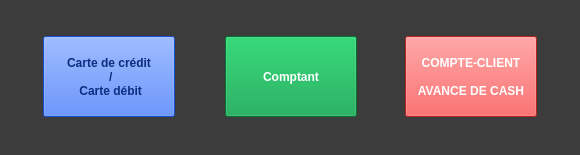
<?xml version="1.0" encoding="UTF-8"?>
<ui version="4.0">
 <class>YerithPOSVenteMethodePaiementDialog</class>
 <widget class="QDialog" name="YerithPOSVenteMethodePaiementDialog">
  <property name="windowModality">
   <enum>Qt::WindowModal</enum>
  </property>
  <property name="geometry">
   <rect>
    <x>0</x>
    <y>0</y>
    <width>580</width>
    <height>155</height>
   </rect>
  </property>
  <property name="palette">
   <palette>
    <active>
     <colorrole role="WindowText">
      <brush brushstyle="SolidPattern">
       <color alpha="255">
        <red>255</red>
        <green>255</green>
        <blue>255</blue>
       </color>
      </brush>
     </colorrole>
     <colorrole role="Button">
      <brush brushstyle="SolidPattern">
       <color alpha="255">
        <red>60</red>
        <green>60</green>
        <blue>60</blue>
       </color>
      </brush>
     </colorrole>
     <colorrole role="Light">
      <brush brushstyle="SolidPattern">
       <color alpha="255">
        <red>90</red>
        <green>90</green>
        <blue>90</blue>
       </color>
      </brush>
     </colorrole>
     <colorrole role="Midlight">
      <brush brushstyle="SolidPattern">
       <color alpha="255">
        <red>75</red>
        <green>75</green>
        <blue>75</blue>
       </color>
      </brush>
     </colorrole>
     <colorrole role="Dark">
      <brush brushstyle="SolidPattern">
       <color alpha="255">
        <red>30</red>
        <green>30</green>
        <blue>30</blue>
       </color>
      </brush>
     </colorrole>
     <colorrole role="Mid">
      <brush brushstyle="SolidPattern">
       <color alpha="255">
        <red>40</red>
        <green>40</green>
        <blue>40</blue>
       </color>
      </brush>
     </colorrole>
     <colorrole role="Text">
      <brush brushstyle="SolidPattern">
       <color alpha="255">
        <red>255</red>
        <green>255</green>
        <blue>255</blue>
       </color>
      </brush>
     </colorrole>
     <colorrole role="BrightText">
      <brush brushstyle="SolidPattern">
       <color alpha="255">
        <red>255</red>
        <green>255</green>
        <blue>255</blue>
       </color>
      </brush>
     </colorrole>
     <colorrole role="ButtonText">
      <brush brushstyle="SolidPattern">
       <color alpha="255">
        <red>255</red>
        <green>255</green>
        <blue>255</blue>
       </color>
      </brush>
     </colorrole>
     <colorrole role="Base">
      <brush brushstyle="SolidPattern">
       <color alpha="255">
        <red>0</red>
        <green>0</green>
        <blue>0</blue>
       </color>
      </brush>
     </colorrole>
     <colorrole role="Window">
      <brush brushstyle="SolidPattern">
       <color alpha="255">
        <red>60</red>
        <green>60</green>
        <blue>60</blue>
       </color>
      </brush>
     </colorrole>
     <colorrole role="Shadow">
      <brush brushstyle="SolidPattern">
       <color alpha="255">
        <red>0</red>
        <green>0</green>
        <blue>0</blue>
       </color>
      </brush>
     </colorrole>
     <colorrole role="AlternateBase">
      <brush brushstyle="SolidPattern">
       <color alpha="255">
        <red>30</red>
        <green>30</green>
        <blue>30</blue>
       </color>
      </brush>
     </colorrole>
     <colorrole role="ToolTipBase">
      <brush brushstyle="SolidPattern">
       <color alpha="255">
        <red>255</red>
        <green>255</green>
        <blue>220</blue>
       </color>
      </brush>
     </colorrole>
     <colorrole role="ToolTipText">
      <brush brushstyle="SolidPattern">
       <color alpha="255">
        <red>0</red>
        <green>0</green>
        <blue>0</blue>
       </color>
      </brush>
     </colorrole>
     <colorrole role="PlaceholderText">
      <brush brushstyle="NoBrush">
       <color alpha="128">
        <red>255</red>
        <green>255</green>
        <blue>255</blue>
       </color>
      </brush>
     </colorrole>
    </active>
    <inactive>
     <colorrole role="WindowText">
      <brush brushstyle="SolidPattern">
       <color alpha="255">
        <red>255</red>
        <green>255</green>
        <blue>255</blue>
       </color>
      </brush>
     </colorrole>
     <colorrole role="Button">
      <brush brushstyle="SolidPattern">
       <color alpha="255">
        <red>60</red>
        <green>60</green>
        <blue>60</blue>
       </color>
      </brush>
     </colorrole>
     <colorrole role="Light">
      <brush brushstyle="SolidPattern">
       <color alpha="255">
        <red>90</red>
        <green>90</green>
        <blue>90</blue>
       </color>
      </brush>
     </colorrole>
     <colorrole role="Midlight">
      <brush brushstyle="SolidPattern">
       <color alpha="255">
        <red>75</red>
        <green>75</green>
        <blue>75</blue>
       </color>
      </brush>
     </colorrole>
     <colorrole role="Dark">
      <brush brushstyle="SolidPattern">
       <color alpha="255">
        <red>30</red>
        <green>30</green>
        <blue>30</blue>
       </color>
      </brush>
     </colorrole>
     <colorrole role="Mid">
      <brush brushstyle="SolidPattern">
       <color alpha="255">
        <red>40</red>
        <green>40</green>
        <blue>40</blue>
       </color>
      </brush>
     </colorrole>
     <colorrole role="Text">
      <brush brushstyle="SolidPattern">
       <color alpha="255">
        <red>255</red>
        <green>255</green>
        <blue>255</blue>
       </color>
      </brush>
     </colorrole>
     <colorrole role="BrightText">
      <brush brushstyle="SolidPattern">
       <color alpha="255">
        <red>255</red>
        <green>255</green>
        <blue>255</blue>
       </color>
      </brush>
     </colorrole>
     <colorrole role="ButtonText">
      <brush brushstyle="SolidPattern">
       <color alpha="255">
        <red>255</red>
        <green>255</green>
        <blue>255</blue>
       </color>
      </brush>
     </colorrole>
     <colorrole role="Base">
      <brush brushstyle="SolidPattern">
       <color alpha="255">
        <red>0</red>
        <green>0</green>
        <blue>0</blue>
       </color>
      </brush>
     </colorrole>
     <colorrole role="Window">
      <brush brushstyle="SolidPattern">
       <color alpha="255">
        <red>60</red>
        <green>60</green>
        <blue>60</blue>
       </color>
      </brush>
     </colorrole>
     <colorrole role="Shadow">
      <brush brushstyle="SolidPattern">
       <color alpha="255">
        <red>0</red>
        <green>0</green>
        <blue>0</blue>
       </color>
      </brush>
     </colorrole>
     <colorrole role="AlternateBase">
      <brush brushstyle="SolidPattern">
       <color alpha="255">
        <red>30</red>
        <green>30</green>
        <blue>30</blue>
       </color>
      </brush>
     </colorrole>
     <colorrole role="ToolTipBase">
      <brush brushstyle="SolidPattern">
       <color alpha="255">
        <red>255</red>
        <green>255</green>
        <blue>220</blue>
       </color>
      </brush>
     </colorrole>
     <colorrole role="ToolTipText">
      <brush brushstyle="SolidPattern">
       <color alpha="255">
        <red>0</red>
        <green>0</green>
        <blue>0</blue>
       </color>
      </brush>
     </colorrole>
     <colorrole role="PlaceholderText">
      <brush brushstyle="NoBrush">
       <color alpha="128">
        <red>255</red>
        <green>255</green>
        <blue>255</blue>
       </color>
      </brush>
     </colorrole>
    </inactive>
    <disabled>
     <colorrole role="WindowText">
      <brush brushstyle="SolidPattern">
       <color alpha="255">
        <red>30</red>
        <green>30</green>
        <blue>30</blue>
       </color>
      </brush>
     </colorrole>
     <colorrole role="Button">
      <brush brushstyle="SolidPattern">
       <color alpha="255">
        <red>60</red>
        <green>60</green>
        <blue>60</blue>
       </color>
      </brush>
     </colorrole>
     <colorrole role="Light">
      <brush brushstyle="SolidPattern">
       <color alpha="255">
        <red>90</red>
        <green>90</green>
        <blue>90</blue>
       </color>
      </brush>
     </colorrole>
     <colorrole role="Midlight">
      <brush brushstyle="SolidPattern">
       <color alpha="255">
        <red>75</red>
        <green>75</green>
        <blue>75</blue>
       </color>
      </brush>
     </colorrole>
     <colorrole role="Dark">
      <brush brushstyle="SolidPattern">
       <color alpha="255">
        <red>30</red>
        <green>30</green>
        <blue>30</blue>
       </color>
      </brush>
     </colorrole>
     <colorrole role="Mid">
      <brush brushstyle="SolidPattern">
       <color alpha="255">
        <red>40</red>
        <green>40</green>
        <blue>40</blue>
       </color>
      </brush>
     </colorrole>
     <colorrole role="Text">
      <brush brushstyle="SolidPattern">
       <color alpha="255">
        <red>30</red>
        <green>30</green>
        <blue>30</blue>
       </color>
      </brush>
     </colorrole>
     <colorrole role="BrightText">
      <brush brushstyle="SolidPattern">
       <color alpha="255">
        <red>255</red>
        <green>255</green>
        <blue>255</blue>
       </color>
      </brush>
     </colorrole>
     <colorrole role="ButtonText">
      <brush brushstyle="SolidPattern">
       <color alpha="255">
        <red>30</red>
        <green>30</green>
        <blue>30</blue>
       </color>
      </brush>
     </colorrole>
     <colorrole role="Base">
      <brush brushstyle="SolidPattern">
       <color alpha="255">
        <red>60</red>
        <green>60</green>
        <blue>60</blue>
       </color>
      </brush>
     </colorrole>
     <colorrole role="Window">
      <brush brushstyle="SolidPattern">
       <color alpha="255">
        <red>60</red>
        <green>60</green>
        <blue>60</blue>
       </color>
      </brush>
     </colorrole>
     <colorrole role="Shadow">
      <brush brushstyle="SolidPattern">
       <color alpha="255">
        <red>0</red>
        <green>0</green>
        <blue>0</blue>
       </color>
      </brush>
     </colorrole>
     <colorrole role="AlternateBase">
      <brush brushstyle="SolidPattern">
       <color alpha="255">
        <red>60</red>
        <green>60</green>
        <blue>60</blue>
       </color>
      </brush>
     </colorrole>
     <colorrole role="ToolTipBase">
      <brush brushstyle="SolidPattern">
       <color alpha="255">
        <red>255</red>
        <green>255</green>
        <blue>220</blue>
       </color>
      </brush>
     </colorrole>
     <colorrole role="ToolTipText">
      <brush brushstyle="SolidPattern">
       <color alpha="255">
        <red>0</red>
        <green>0</green>
        <blue>0</blue>
       </color>
      </brush>
     </colorrole>
     <colorrole role="PlaceholderText">
      <brush brushstyle="NoBrush">
       <color alpha="128">
        <red>255</red>
        <green>255</green>
        <blue>255</blue>
       </color>
      </brush>
     </colorrole>
    </disabled>
   </palette>
  </property>
  <property name="windowTitle">
   <string>Méthodes de Paiement</string>
  </property>
  <widget class="YerithPushButton" name="pushButton_comptant">
   <property name="enabled">
    <bool>true</bool>
   </property>
   <property name="geometry">
    <rect>
     <x>225</x>
     <y>36</y>
     <width>132</width>
     <height>81</height>
    </rect>
   </property>
   <property name="palette">
    <palette>
     <active>
      <colorrole role="WindowText">
       <brush brushstyle="SolidPattern">
        <color alpha="255">
         <red>255</red>
         <green>255</green>
         <blue>255</blue>
        </color>
       </brush>
      </colorrole>
      <colorrole role="Button">
       <brush brushstyle="SolidPattern">
        <color alpha="255">
         <red>2</red>
         <green>160</green>
         <blue>70</blue>
        </color>
       </brush>
      </colorrole>
      <colorrole role="Light">
       <brush brushstyle="SolidPattern">
        <color alpha="255">
         <red>3</red>
         <green>240</green>
         <blue>105</blue>
        </color>
       </brush>
      </colorrole>
      <colorrole role="Midlight">
       <brush brushstyle="SolidPattern">
        <color alpha="255">
         <red>2</red>
         <green>200</green>
         <blue>87</blue>
        </color>
       </brush>
      </colorrole>
      <colorrole role="Dark">
       <brush brushstyle="SolidPattern">
        <color alpha="255">
         <red>1</red>
         <green>80</green>
         <blue>35</blue>
        </color>
       </brush>
      </colorrole>
      <colorrole role="Mid">
       <brush brushstyle="SolidPattern">
        <color alpha="255">
         <red>1</red>
         <green>107</green>
         <blue>46</blue>
        </color>
       </brush>
      </colorrole>
      <colorrole role="Text">
       <brush brushstyle="SolidPattern">
        <color alpha="255">
         <red>255</red>
         <green>255</green>
         <blue>255</blue>
        </color>
       </brush>
      </colorrole>
      <colorrole role="BrightText">
       <brush brushstyle="SolidPattern">
        <color alpha="255">
         <red>255</red>
         <green>255</green>
         <blue>255</blue>
        </color>
       </brush>
      </colorrole>
      <colorrole role="ButtonText">
       <brush brushstyle="SolidPattern">
        <color alpha="255">
         <red>255</red>
         <green>255</green>
         <blue>255</blue>
        </color>
       </brush>
      </colorrole>
      <colorrole role="Base">
       <brush brushstyle="SolidPattern">
        <color alpha="255">
         <red>255</red>
         <green>255</green>
         <blue>255</blue>
        </color>
       </brush>
      </colorrole>
      <colorrole role="Window">
       <brush brushstyle="SolidPattern">
        <color alpha="255">
         <red>2</red>
         <green>160</green>
         <blue>70</blue>
        </color>
       </brush>
      </colorrole>
      <colorrole role="Shadow">
       <brush brushstyle="SolidPattern">
        <color alpha="255">
         <red>0</red>
         <green>0</green>
         <blue>0</blue>
        </color>
       </brush>
      </colorrole>
      <colorrole role="AlternateBase">
       <brush brushstyle="SolidPattern">
        <color alpha="255">
         <red>128</red>
         <green>207</green>
         <blue>162</blue>
        </color>
       </brush>
      </colorrole>
      <colorrole role="ToolTipBase">
       <brush brushstyle="SolidPattern">
        <color alpha="255">
         <red>255</red>
         <green>255</green>
         <blue>220</blue>
        </color>
       </brush>
      </colorrole>
      <colorrole role="ToolTipText">
       <brush brushstyle="SolidPattern">
        <color alpha="255">
         <red>0</red>
         <green>0</green>
         <blue>0</blue>
        </color>
       </brush>
      </colorrole>
      <colorrole role="PlaceholderText">
       <brush brushstyle="NoBrush">
        <color alpha="128">
         <red>255</red>
         <green>255</green>
         <blue>255</blue>
        </color>
       </brush>
      </colorrole>
     </active>
     <inactive>
      <colorrole role="WindowText">
       <brush brushstyle="SolidPattern">
        <color alpha="255">
         <red>255</red>
         <green>255</green>
         <blue>255</blue>
        </color>
       </brush>
      </colorrole>
      <colorrole role="Button">
       <brush brushstyle="SolidPattern">
        <color alpha="255">
         <red>2</red>
         <green>160</green>
         <blue>70</blue>
        </color>
       </brush>
      </colorrole>
      <colorrole role="Light">
       <brush brushstyle="SolidPattern">
        <color alpha="255">
         <red>3</red>
         <green>240</green>
         <blue>105</blue>
        </color>
       </brush>
      </colorrole>
      <colorrole role="Midlight">
       <brush brushstyle="SolidPattern">
        <color alpha="255">
         <red>2</red>
         <green>200</green>
         <blue>87</blue>
        </color>
       </brush>
      </colorrole>
      <colorrole role="Dark">
       <brush brushstyle="SolidPattern">
        <color alpha="255">
         <red>1</red>
         <green>80</green>
         <blue>35</blue>
        </color>
       </brush>
      </colorrole>
      <colorrole role="Mid">
       <brush brushstyle="SolidPattern">
        <color alpha="255">
         <red>1</red>
         <green>107</green>
         <blue>46</blue>
        </color>
       </brush>
      </colorrole>
      <colorrole role="Text">
       <brush brushstyle="SolidPattern">
        <color alpha="255">
         <red>255</red>
         <green>255</green>
         <blue>255</blue>
        </color>
       </brush>
      </colorrole>
      <colorrole role="BrightText">
       <brush brushstyle="SolidPattern">
        <color alpha="255">
         <red>255</red>
         <green>255</green>
         <blue>255</blue>
        </color>
       </brush>
      </colorrole>
      <colorrole role="ButtonText">
       <brush brushstyle="SolidPattern">
        <color alpha="255">
         <red>255</red>
         <green>255</green>
         <blue>255</blue>
        </color>
       </brush>
      </colorrole>
      <colorrole role="Base">
       <brush brushstyle="SolidPattern">
        <color alpha="255">
         <red>255</red>
         <green>255</green>
         <blue>255</blue>
        </color>
       </brush>
      </colorrole>
      <colorrole role="Window">
       <brush brushstyle="SolidPattern">
        <color alpha="255">
         <red>2</red>
         <green>160</green>
         <blue>70</blue>
        </color>
       </brush>
      </colorrole>
      <colorrole role="Shadow">
       <brush brushstyle="SolidPattern">
        <color alpha="255">
         <red>0</red>
         <green>0</green>
         <blue>0</blue>
        </color>
       </brush>
      </colorrole>
      <colorrole role="AlternateBase">
       <brush brushstyle="SolidPattern">
        <color alpha="255">
         <red>128</red>
         <green>207</green>
         <blue>162</blue>
        </color>
       </brush>
      </colorrole>
      <colorrole role="ToolTipBase">
       <brush brushstyle="SolidPattern">
        <color alpha="255">
         <red>255</red>
         <green>255</green>
         <blue>220</blue>
        </color>
       </brush>
      </colorrole>
      <colorrole role="ToolTipText">
       <brush brushstyle="SolidPattern">
        <color alpha="255">
         <red>0</red>
         <green>0</green>
         <blue>0</blue>
        </color>
       </brush>
      </colorrole>
      <colorrole role="PlaceholderText">
       <brush brushstyle="NoBrush">
        <color alpha="128">
         <red>255</red>
         <green>255</green>
         <blue>255</blue>
        </color>
       </brush>
      </colorrole>
     </inactive>
     <disabled>
      <colorrole role="WindowText">
       <brush brushstyle="SolidPattern">
        <color alpha="255">
         <red>1</red>
         <green>80</green>
         <blue>35</blue>
        </color>
       </brush>
      </colorrole>
      <colorrole role="Button">
       <brush brushstyle="SolidPattern">
        <color alpha="255">
         <red>2</red>
         <green>160</green>
         <blue>70</blue>
        </color>
       </brush>
      </colorrole>
      <colorrole role="Light">
       <brush brushstyle="SolidPattern">
        <color alpha="255">
         <red>3</red>
         <green>240</green>
         <blue>105</blue>
        </color>
       </brush>
      </colorrole>
      <colorrole role="Midlight">
       <brush brushstyle="SolidPattern">
        <color alpha="255">
         <red>2</red>
         <green>200</green>
         <blue>87</blue>
        </color>
       </brush>
      </colorrole>
      <colorrole role="Dark">
       <brush brushstyle="SolidPattern">
        <color alpha="255">
         <red>1</red>
         <green>80</green>
         <blue>35</blue>
        </color>
       </brush>
      </colorrole>
      <colorrole role="Mid">
       <brush brushstyle="SolidPattern">
        <color alpha="255">
         <red>1</red>
         <green>107</green>
         <blue>46</blue>
        </color>
       </brush>
      </colorrole>
      <colorrole role="Text">
       <brush brushstyle="SolidPattern">
        <color alpha="255">
         <red>1</red>
         <green>80</green>
         <blue>35</blue>
        </color>
       </brush>
      </colorrole>
      <colorrole role="BrightText">
       <brush brushstyle="SolidPattern">
        <color alpha="255">
         <red>255</red>
         <green>255</green>
         <blue>255</blue>
        </color>
       </brush>
      </colorrole>
      <colorrole role="ButtonText">
       <brush brushstyle="SolidPattern">
        <color alpha="255">
         <red>1</red>
         <green>80</green>
         <blue>35</blue>
        </color>
       </brush>
      </colorrole>
      <colorrole role="Base">
       <brush brushstyle="SolidPattern">
        <color alpha="255">
         <red>2</red>
         <green>160</green>
         <blue>70</blue>
        </color>
       </brush>
      </colorrole>
      <colorrole role="Window">
       <brush brushstyle="SolidPattern">
        <color alpha="255">
         <red>2</red>
         <green>160</green>
         <blue>70</blue>
        </color>
       </brush>
      </colorrole>
      <colorrole role="Shadow">
       <brush brushstyle="SolidPattern">
        <color alpha="255">
         <red>0</red>
         <green>0</green>
         <blue>0</blue>
        </color>
       </brush>
      </colorrole>
      <colorrole role="AlternateBase">
       <brush brushstyle="SolidPattern">
        <color alpha="255">
         <red>2</red>
         <green>160</green>
         <blue>70</blue>
        </color>
       </brush>
      </colorrole>
      <colorrole role="ToolTipBase">
       <brush brushstyle="SolidPattern">
        <color alpha="255">
         <red>255</red>
         <green>255</green>
         <blue>220</blue>
        </color>
       </brush>
      </colorrole>
      <colorrole role="ToolTipText">
       <brush brushstyle="SolidPattern">
        <color alpha="255">
         <red>0</red>
         <green>0</green>
         <blue>0</blue>
        </color>
       </brush>
      </colorrole>
      <colorrole role="PlaceholderText">
       <brush brushstyle="NoBrush">
        <color alpha="128">
         <red>255</red>
         <green>255</green>
         <blue>255</blue>
        </color>
       </brush>
      </colorrole>
     </disabled>
    </palette>
   </property>
   <property name="font">
    <font>
     <weight>75</weight>
     <bold>true</bold>
     <underline>false</underline>
     <strikeout>false</strikeout>
    </font>
   </property>
   <property name="text">
    <string>Comptant</string>
   </property>
   <property name="autoDefault">
    <bool>false</bool>
   </property>
   <property name="flat">
    <bool>false</bool>
   </property>
  </widget>
  <widget class="YerithPushButton" name="pushButton_carte_de_credit">
   <property name="enabled">
    <bool>false</bool>
   </property>
   <property name="geometry">
    <rect>
     <x>43</x>
     <y>36</y>
     <width>132</width>
     <height>81</height>
    </rect>
   </property>
   <property name="palette">
    <palette>
     <active>
      <colorrole role="WindowText">
       <brush brushstyle="SolidPattern">
        <color alpha="255">
         <red>255</red>
         <green>255</green>
         <blue>255</blue>
        </color>
       </brush>
      </colorrole>
      <colorrole role="Button">
       <brush brushstyle="SolidPattern">
        <color alpha="255">
         <red>27</red>
         <green>93</green>
         <blue>255</blue>
        </color>
       </brush>
      </colorrole>
      <colorrole role="Light">
       <brush brushstyle="SolidPattern">
        <color alpha="255">
         <red>155</red>
         <green>184</green>
         <blue>255</blue>
        </color>
       </brush>
      </colorrole>
      <colorrole role="Midlight">
       <brush brushstyle="SolidPattern">
        <color alpha="255">
         <red>91</red>
         <green>138</green>
         <blue>255</blue>
        </color>
       </brush>
      </colorrole>
      <colorrole role="Dark">
       <brush brushstyle="SolidPattern">
        <color alpha="255">
         <red>13</red>
         <green>46</green>
         <blue>127</blue>
        </color>
       </brush>
      </colorrole>
      <colorrole role="Mid">
       <brush brushstyle="SolidPattern">
        <color alpha="255">
         <red>18</red>
         <green>62</green>
         <blue>170</blue>
        </color>
       </brush>
      </colorrole>
      <colorrole role="Text">
       <brush brushstyle="SolidPattern">
        <color alpha="255">
         <red>255</red>
         <green>255</green>
         <blue>255</blue>
        </color>
       </brush>
      </colorrole>
      <colorrole role="BrightText">
       <brush brushstyle="SolidPattern">
        <color alpha="255">
         <red>255</red>
         <green>255</green>
         <blue>255</blue>
        </color>
       </brush>
      </colorrole>
      <colorrole role="ButtonText">
       <brush brushstyle="SolidPattern">
        <color alpha="255">
         <red>255</red>
         <green>255</green>
         <blue>255</blue>
        </color>
       </brush>
      </colorrole>
      <colorrole role="Base">
       <brush brushstyle="SolidPattern">
        <color alpha="255">
         <red>255</red>
         <green>255</green>
         <blue>255</blue>
        </color>
       </brush>
      </colorrole>
      <colorrole role="Window">
       <brush brushstyle="SolidPattern">
        <color alpha="255">
         <red>27</red>
         <green>93</green>
         <blue>255</blue>
        </color>
       </brush>
      </colorrole>
      <colorrole role="Shadow">
       <brush brushstyle="SolidPattern">
        <color alpha="255">
         <red>0</red>
         <green>0</green>
         <blue>0</blue>
        </color>
       </brush>
      </colorrole>
      <colorrole role="AlternateBase">
       <brush brushstyle="SolidPattern">
        <color alpha="255">
         <red>141</red>
         <green>174</green>
         <blue>255</blue>
        </color>
       </brush>
      </colorrole>
      <colorrole role="ToolTipBase">
       <brush brushstyle="SolidPattern">
        <color alpha="255">
         <red>255</red>
         <green>255</green>
         <blue>220</blue>
        </color>
       </brush>
      </colorrole>
      <colorrole role="ToolTipText">
       <brush brushstyle="SolidPattern">
        <color alpha="255">
         <red>0</red>
         <green>0</green>
         <blue>0</blue>
        </color>
       </brush>
      </colorrole>
      <colorrole role="PlaceholderText">
       <brush brushstyle="NoBrush">
        <color alpha="128">
         <red>255</red>
         <green>255</green>
         <blue>255</blue>
        </color>
       </brush>
      </colorrole>
     </active>
     <inactive>
      <colorrole role="WindowText">
       <brush brushstyle="SolidPattern">
        <color alpha="255">
         <red>255</red>
         <green>255</green>
         <blue>255</blue>
        </color>
       </brush>
      </colorrole>
      <colorrole role="Button">
       <brush brushstyle="SolidPattern">
        <color alpha="255">
         <red>27</red>
         <green>93</green>
         <blue>255</blue>
        </color>
       </brush>
      </colorrole>
      <colorrole role="Light">
       <brush brushstyle="SolidPattern">
        <color alpha="255">
         <red>155</red>
         <green>184</green>
         <blue>255</blue>
        </color>
       </brush>
      </colorrole>
      <colorrole role="Midlight">
       <brush brushstyle="SolidPattern">
        <color alpha="255">
         <red>91</red>
         <green>138</green>
         <blue>255</blue>
        </color>
       </brush>
      </colorrole>
      <colorrole role="Dark">
       <brush brushstyle="SolidPattern">
        <color alpha="255">
         <red>13</red>
         <green>46</green>
         <blue>127</blue>
        </color>
       </brush>
      </colorrole>
      <colorrole role="Mid">
       <brush brushstyle="SolidPattern">
        <color alpha="255">
         <red>18</red>
         <green>62</green>
         <blue>170</blue>
        </color>
       </brush>
      </colorrole>
      <colorrole role="Text">
       <brush brushstyle="SolidPattern">
        <color alpha="255">
         <red>255</red>
         <green>255</green>
         <blue>255</blue>
        </color>
       </brush>
      </colorrole>
      <colorrole role="BrightText">
       <brush brushstyle="SolidPattern">
        <color alpha="255">
         <red>255</red>
         <green>255</green>
         <blue>255</blue>
        </color>
       </brush>
      </colorrole>
      <colorrole role="ButtonText">
       <brush brushstyle="SolidPattern">
        <color alpha="255">
         <red>255</red>
         <green>255</green>
         <blue>255</blue>
        </color>
       </brush>
      </colorrole>
      <colorrole role="Base">
       <brush brushstyle="SolidPattern">
        <color alpha="255">
         <red>255</red>
         <green>255</green>
         <blue>255</blue>
        </color>
       </brush>
      </colorrole>
      <colorrole role="Window">
       <brush brushstyle="SolidPattern">
        <color alpha="255">
         <red>27</red>
         <green>93</green>
         <blue>255</blue>
        </color>
       </brush>
      </colorrole>
      <colorrole role="Shadow">
       <brush brushstyle="SolidPattern">
        <color alpha="255">
         <red>0</red>
         <green>0</green>
         <blue>0</blue>
        </color>
       </brush>
      </colorrole>
      <colorrole role="AlternateBase">
       <brush brushstyle="SolidPattern">
        <color alpha="255">
         <red>141</red>
         <green>174</green>
         <blue>255</blue>
        </color>
       </brush>
      </colorrole>
      <colorrole role="ToolTipBase">
       <brush brushstyle="SolidPattern">
        <color alpha="255">
         <red>255</red>
         <green>255</green>
         <blue>220</blue>
        </color>
       </brush>
      </colorrole>
      <colorrole role="ToolTipText">
       <brush brushstyle="SolidPattern">
        <color alpha="255">
         <red>0</red>
         <green>0</green>
         <blue>0</blue>
        </color>
       </brush>
      </colorrole>
      <colorrole role="PlaceholderText">
       <brush brushstyle="NoBrush">
        <color alpha="128">
         <red>255</red>
         <green>255</green>
         <blue>255</blue>
        </color>
       </brush>
      </colorrole>
     </inactive>
     <disabled>
      <colorrole role="WindowText">
       <brush brushstyle="SolidPattern">
        <color alpha="255">
         <red>13</red>
         <green>46</green>
         <blue>127</blue>
        </color>
       </brush>
      </colorrole>
      <colorrole role="Button">
       <brush brushstyle="SolidPattern">
        <color alpha="255">
         <red>27</red>
         <green>93</green>
         <blue>255</blue>
        </color>
       </brush>
      </colorrole>
      <colorrole role="Light">
       <brush brushstyle="SolidPattern">
        <color alpha="255">
         <red>155</red>
         <green>184</green>
         <blue>255</blue>
        </color>
       </brush>
      </colorrole>
      <colorrole role="Midlight">
       <brush brushstyle="SolidPattern">
        <color alpha="255">
         <red>91</red>
         <green>138</green>
         <blue>255</blue>
        </color>
       </brush>
      </colorrole>
      <colorrole role="Dark">
       <brush brushstyle="SolidPattern">
        <color alpha="255">
         <red>13</red>
         <green>46</green>
         <blue>127</blue>
        </color>
       </brush>
      </colorrole>
      <colorrole role="Mid">
       <brush brushstyle="SolidPattern">
        <color alpha="255">
         <red>18</red>
         <green>62</green>
         <blue>170</blue>
        </color>
       </brush>
      </colorrole>
      <colorrole role="Text">
       <brush brushstyle="SolidPattern">
        <color alpha="255">
         <red>13</red>
         <green>46</green>
         <blue>127</blue>
        </color>
       </brush>
      </colorrole>
      <colorrole role="BrightText">
       <brush brushstyle="SolidPattern">
        <color alpha="255">
         <red>255</red>
         <green>255</green>
         <blue>255</blue>
        </color>
       </brush>
      </colorrole>
      <colorrole role="ButtonText">
       <brush brushstyle="SolidPattern">
        <color alpha="255">
         <red>13</red>
         <green>46</green>
         <blue>127</blue>
        </color>
       </brush>
      </colorrole>
      <colorrole role="Base">
       <brush brushstyle="SolidPattern">
        <color alpha="255">
         <red>27</red>
         <green>93</green>
         <blue>255</blue>
        </color>
       </brush>
      </colorrole>
      <colorrole role="Window">
       <brush brushstyle="SolidPattern">
        <color alpha="255">
         <red>27</red>
         <green>93</green>
         <blue>255</blue>
        </color>
       </brush>
      </colorrole>
      <colorrole role="Shadow">
       <brush brushstyle="SolidPattern">
        <color alpha="255">
         <red>0</red>
         <green>0</green>
         <blue>0</blue>
        </color>
       </brush>
      </colorrole>
      <colorrole role="AlternateBase">
       <brush brushstyle="SolidPattern">
        <color alpha="255">
         <red>27</red>
         <green>93</green>
         <blue>255</blue>
        </color>
       </brush>
      </colorrole>
      <colorrole role="ToolTipBase">
       <brush brushstyle="SolidPattern">
        <color alpha="255">
         <red>255</red>
         <green>255</green>
         <blue>220</blue>
        </color>
       </brush>
      </colorrole>
      <colorrole role="ToolTipText">
       <brush brushstyle="SolidPattern">
        <color alpha="255">
         <red>0</red>
         <green>0</green>
         <blue>0</blue>
        </color>
       </brush>
      </colorrole>
      <colorrole role="PlaceholderText">
       <brush brushstyle="NoBrush">
        <color alpha="128">
         <red>255</red>
         <green>255</green>
         <blue>255</blue>
        </color>
       </brush>
      </colorrole>
     </disabled>
    </palette>
   </property>
   <property name="font">
    <font>
     <weight>75</weight>
     <bold>true</bold>
     <underline>false</underline>
     <strikeout>false</strikeout>
    </font>
   </property>
   <property name="text">
    <string>Carte de crédit 
 / 
 Carte débit</string>
   </property>
   <property name="autoDefault">
    <bool>false</bool>
   </property>
   <property name="flat">
    <bool>false</bool>
   </property>
  </widget>
  <widget class="YerithPushButton" name="pushButton_compte_client_AVANCE_DE_CASH">
   <property name="enabled">
    <bool>true</bool>
   </property>
   <property name="geometry">
    <rect>
     <x>405</x>
     <y>36</y>
     <width>132</width>
     <height>81</height>
    </rect>
   </property>
   <property name="palette">
    <palette>
     <active>
      <colorrole role="WindowText">
       <brush brushstyle="SolidPattern">
        <color alpha="255">
         <red>255</red>
         <green>255</green>
         <blue>255</blue>
        </color>
       </brush>
      </colorrole>
      <colorrole role="Button">
       <brush brushstyle="SolidPattern">
        <color alpha="255">
         <red>255</red>
         <green>48</green>
         <blue>48</blue>
        </color>
       </brush>
      </colorrole>
      <colorrole role="Light">
       <brush brushstyle="SolidPattern">
        <color alpha="255">
         <red>255</red>
         <green>176</green>
         <blue>176</blue>
        </color>
       </brush>
      </colorrole>
      <colorrole role="Midlight">
       <brush brushstyle="SolidPattern">
        <color alpha="255">
         <red>255</red>
         <green>112</green>
         <blue>112</blue>
        </color>
       </brush>
      </colorrole>
      <colorrole role="Dark">
       <brush brushstyle="SolidPattern">
        <color alpha="255">
         <red>127</red>
         <green>24</green>
         <blue>24</blue>
        </color>
       </brush>
      </colorrole>
      <colorrole role="Mid">
       <brush brushstyle="SolidPattern">
        <color alpha="255">
         <red>170</red>
         <green>32</green>
         <blue>32</blue>
        </color>
       </brush>
      </colorrole>
      <colorrole role="Text">
       <brush brushstyle="SolidPattern">
        <color alpha="255">
         <red>255</red>
         <green>255</green>
         <blue>255</blue>
        </color>
       </brush>
      </colorrole>
      <colorrole role="BrightText">
       <brush brushstyle="SolidPattern">
        <color alpha="255">
         <red>255</red>
         <green>255</green>
         <blue>255</blue>
        </color>
       </brush>
      </colorrole>
      <colorrole role="ButtonText">
       <brush brushstyle="SolidPattern">
        <color alpha="255">
         <red>255</red>
         <green>255</green>
         <blue>255</blue>
        </color>
       </brush>
      </colorrole>
      <colorrole role="Base">
       <brush brushstyle="SolidPattern">
        <color alpha="255">
         <red>255</red>
         <green>255</green>
         <blue>255</blue>
        </color>
       </brush>
      </colorrole>
      <colorrole role="Window">
       <brush brushstyle="SolidPattern">
        <color alpha="255">
         <red>255</red>
         <green>48</green>
         <blue>48</blue>
        </color>
       </brush>
      </colorrole>
      <colorrole role="Shadow">
       <brush brushstyle="SolidPattern">
        <color alpha="255">
         <red>0</red>
         <green>0</green>
         <blue>0</blue>
        </color>
       </brush>
      </colorrole>
      <colorrole role="AlternateBase">
       <brush brushstyle="SolidPattern">
        <color alpha="255">
         <red>255</red>
         <green>151</green>
         <blue>151</blue>
        </color>
       </brush>
      </colorrole>
      <colorrole role="ToolTipBase">
       <brush brushstyle="SolidPattern">
        <color alpha="255">
         <red>255</red>
         <green>255</green>
         <blue>220</blue>
        </color>
       </brush>
      </colorrole>
      <colorrole role="ToolTipText">
       <brush brushstyle="SolidPattern">
        <color alpha="255">
         <red>0</red>
         <green>0</green>
         <blue>0</blue>
        </color>
       </brush>
      </colorrole>
      <colorrole role="PlaceholderText">
       <brush brushstyle="NoBrush">
        <color alpha="128">
         <red>255</red>
         <green>255</green>
         <blue>255</blue>
        </color>
       </brush>
      </colorrole>
     </active>
     <inactive>
      <colorrole role="WindowText">
       <brush brushstyle="SolidPattern">
        <color alpha="255">
         <red>255</red>
         <green>255</green>
         <blue>255</blue>
        </color>
       </brush>
      </colorrole>
      <colorrole role="Button">
       <brush brushstyle="SolidPattern">
        <color alpha="255">
         <red>255</red>
         <green>48</green>
         <blue>48</blue>
        </color>
       </brush>
      </colorrole>
      <colorrole role="Light">
       <brush brushstyle="SolidPattern">
        <color alpha="255">
         <red>255</red>
         <green>176</green>
         <blue>176</blue>
        </color>
       </brush>
      </colorrole>
      <colorrole role="Midlight">
       <brush brushstyle="SolidPattern">
        <color alpha="255">
         <red>255</red>
         <green>112</green>
         <blue>112</blue>
        </color>
       </brush>
      </colorrole>
      <colorrole role="Dark">
       <brush brushstyle="SolidPattern">
        <color alpha="255">
         <red>127</red>
         <green>24</green>
         <blue>24</blue>
        </color>
       </brush>
      </colorrole>
      <colorrole role="Mid">
       <brush brushstyle="SolidPattern">
        <color alpha="255">
         <red>170</red>
         <green>32</green>
         <blue>32</blue>
        </color>
       </brush>
      </colorrole>
      <colorrole role="Text">
       <brush brushstyle="SolidPattern">
        <color alpha="255">
         <red>255</red>
         <green>255</green>
         <blue>255</blue>
        </color>
       </brush>
      </colorrole>
      <colorrole role="BrightText">
       <brush brushstyle="SolidPattern">
        <color alpha="255">
         <red>255</red>
         <green>255</green>
         <blue>255</blue>
        </color>
       </brush>
      </colorrole>
      <colorrole role="ButtonText">
       <brush brushstyle="SolidPattern">
        <color alpha="255">
         <red>255</red>
         <green>255</green>
         <blue>255</blue>
        </color>
       </brush>
      </colorrole>
      <colorrole role="Base">
       <brush brushstyle="SolidPattern">
        <color alpha="255">
         <red>255</red>
         <green>255</green>
         <blue>255</blue>
        </color>
       </brush>
      </colorrole>
      <colorrole role="Window">
       <brush brushstyle="SolidPattern">
        <color alpha="255">
         <red>255</red>
         <green>48</green>
         <blue>48</blue>
        </color>
       </brush>
      </colorrole>
      <colorrole role="Shadow">
       <brush brushstyle="SolidPattern">
        <color alpha="255">
         <red>0</red>
         <green>0</green>
         <blue>0</blue>
        </color>
       </brush>
      </colorrole>
      <colorrole role="AlternateBase">
       <brush brushstyle="SolidPattern">
        <color alpha="255">
         <red>255</red>
         <green>151</green>
         <blue>151</blue>
        </color>
       </brush>
      </colorrole>
      <colorrole role="ToolTipBase">
       <brush brushstyle="SolidPattern">
        <color alpha="255">
         <red>255</red>
         <green>255</green>
         <blue>220</blue>
        </color>
       </brush>
      </colorrole>
      <colorrole role="ToolTipText">
       <brush brushstyle="SolidPattern">
        <color alpha="255">
         <red>0</red>
         <green>0</green>
         <blue>0</blue>
        </color>
       </brush>
      </colorrole>
      <colorrole role="PlaceholderText">
       <brush brushstyle="NoBrush">
        <color alpha="128">
         <red>255</red>
         <green>255</green>
         <blue>255</blue>
        </color>
       </brush>
      </colorrole>
     </inactive>
     <disabled>
      <colorrole role="WindowText">
       <brush brushstyle="SolidPattern">
        <color alpha="255">
         <red>127</red>
         <green>24</green>
         <blue>24</blue>
        </color>
       </brush>
      </colorrole>
      <colorrole role="Button">
       <brush brushstyle="SolidPattern">
        <color alpha="255">
         <red>255</red>
         <green>48</green>
         <blue>48</blue>
        </color>
       </brush>
      </colorrole>
      <colorrole role="Light">
       <brush brushstyle="SolidPattern">
        <color alpha="255">
         <red>255</red>
         <green>176</green>
         <blue>176</blue>
        </color>
       </brush>
      </colorrole>
      <colorrole role="Midlight">
       <brush brushstyle="SolidPattern">
        <color alpha="255">
         <red>255</red>
         <green>112</green>
         <blue>112</blue>
        </color>
       </brush>
      </colorrole>
      <colorrole role="Dark">
       <brush brushstyle="SolidPattern">
        <color alpha="255">
         <red>127</red>
         <green>24</green>
         <blue>24</blue>
        </color>
       </brush>
      </colorrole>
      <colorrole role="Mid">
       <brush brushstyle="SolidPattern">
        <color alpha="255">
         <red>170</red>
         <green>32</green>
         <blue>32</blue>
        </color>
       </brush>
      </colorrole>
      <colorrole role="Text">
       <brush brushstyle="SolidPattern">
        <color alpha="255">
         <red>127</red>
         <green>24</green>
         <blue>24</blue>
        </color>
       </brush>
      </colorrole>
      <colorrole role="BrightText">
       <brush brushstyle="SolidPattern">
        <color alpha="255">
         <red>255</red>
         <green>255</green>
         <blue>255</blue>
        </color>
       </brush>
      </colorrole>
      <colorrole role="ButtonText">
       <brush brushstyle="SolidPattern">
        <color alpha="255">
         <red>127</red>
         <green>24</green>
         <blue>24</blue>
        </color>
       </brush>
      </colorrole>
      <colorrole role="Base">
       <brush brushstyle="SolidPattern">
        <color alpha="255">
         <red>255</red>
         <green>48</green>
         <blue>48</blue>
        </color>
       </brush>
      </colorrole>
      <colorrole role="Window">
       <brush brushstyle="SolidPattern">
        <color alpha="255">
         <red>255</red>
         <green>48</green>
         <blue>48</blue>
        </color>
       </brush>
      </colorrole>
      <colorrole role="Shadow">
       <brush brushstyle="SolidPattern">
        <color alpha="255">
         <red>0</red>
         <green>0</green>
         <blue>0</blue>
        </color>
       </brush>
      </colorrole>
      <colorrole role="AlternateBase">
       <brush brushstyle="SolidPattern">
        <color alpha="255">
         <red>255</red>
         <green>48</green>
         <blue>48</blue>
        </color>
       </brush>
      </colorrole>
      <colorrole role="ToolTipBase">
       <brush brushstyle="SolidPattern">
        <color alpha="255">
         <red>255</red>
         <green>255</green>
         <blue>220</blue>
        </color>
       </brush>
      </colorrole>
      <colorrole role="ToolTipText">
       <brush brushstyle="SolidPattern">
        <color alpha="255">
         <red>0</red>
         <green>0</green>
         <blue>0</blue>
        </color>
       </brush>
      </colorrole>
      <colorrole role="PlaceholderText">
       <brush brushstyle="NoBrush">
        <color alpha="128">
         <red>255</red>
         <green>255</green>
         <blue>255</blue>
        </color>
       </brush>
      </colorrole>
     </disabled>
    </palette>
   </property>
   <property name="font">
    <font>
     <weight>75</weight>
     <bold>true</bold>
     <underline>false</underline>
     <strikeout>false</strikeout>
    </font>
   </property>
   <property name="text">
    <string>COMPTE-CLIENT

AVANCE DE CASH</string>
   </property>
   <property name="autoDefault">
    <bool>false</bool>
   </property>
   <property name="flat">
    <bool>false</bool>
   </property>
  </widget>
 </widget>
 <customwidgets>
  <customwidget>
   <class>YerithPushButton</class>
   <extends>QPushButton</extends>
   <header>src/widgets/yerith-erp-push-button.hpp</header>
   <slots>
    <slot>handleItemModification(QModelIndex)</slot>
   </slots>
  </customwidget>
 </customwidgets>
 <resources/>
 <connections/>
</ui>
